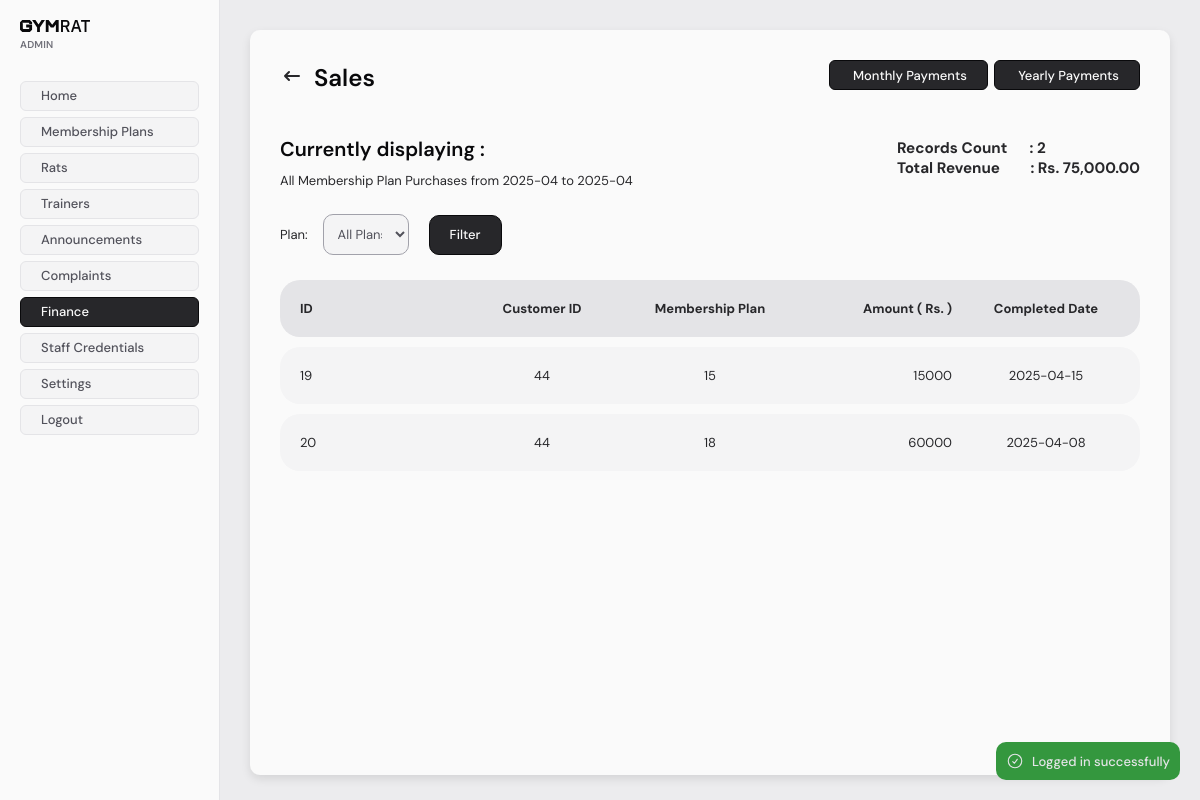
The page /staff/admin/finance/sales (signed in) on the database as committed earlier.
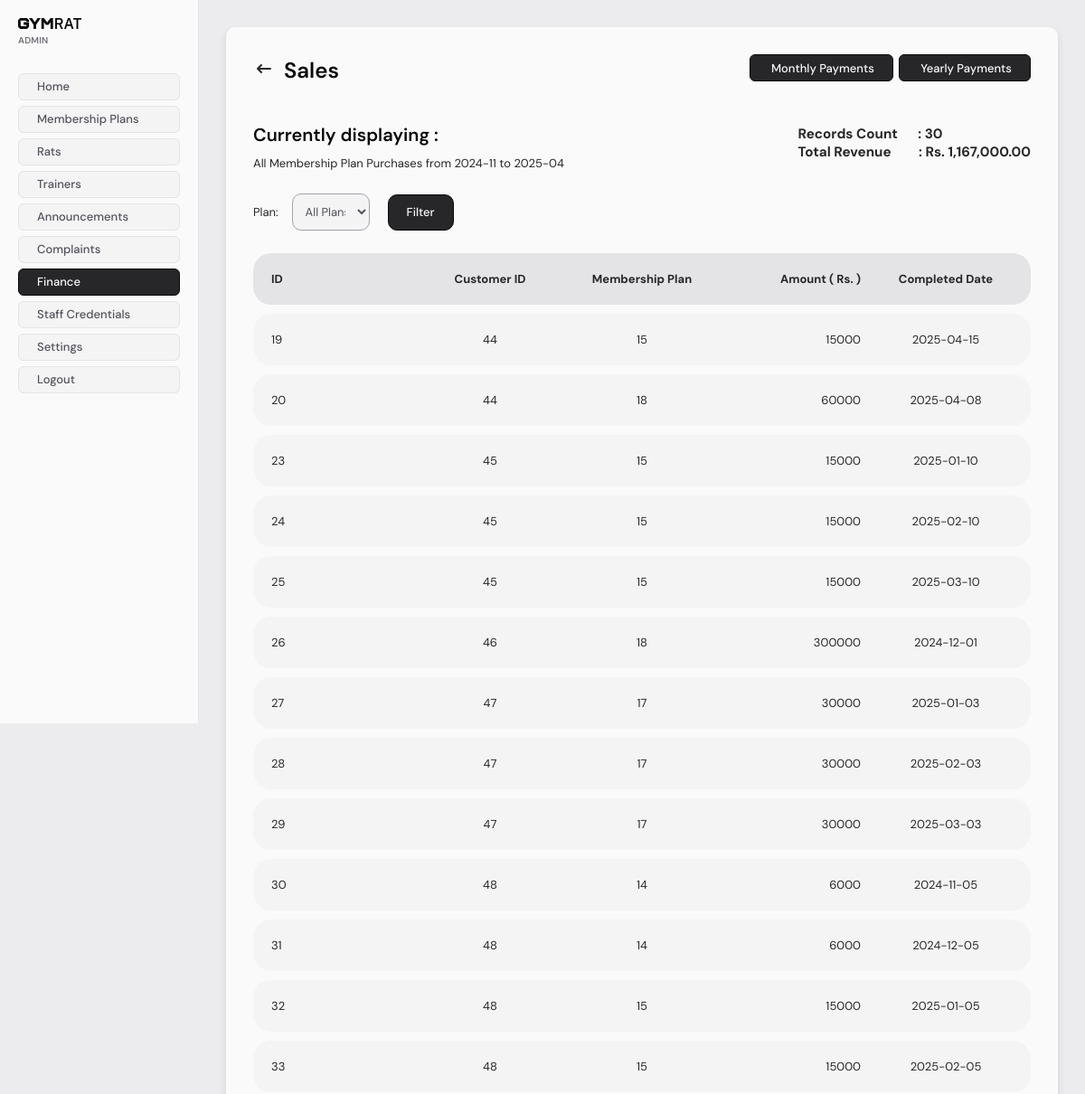
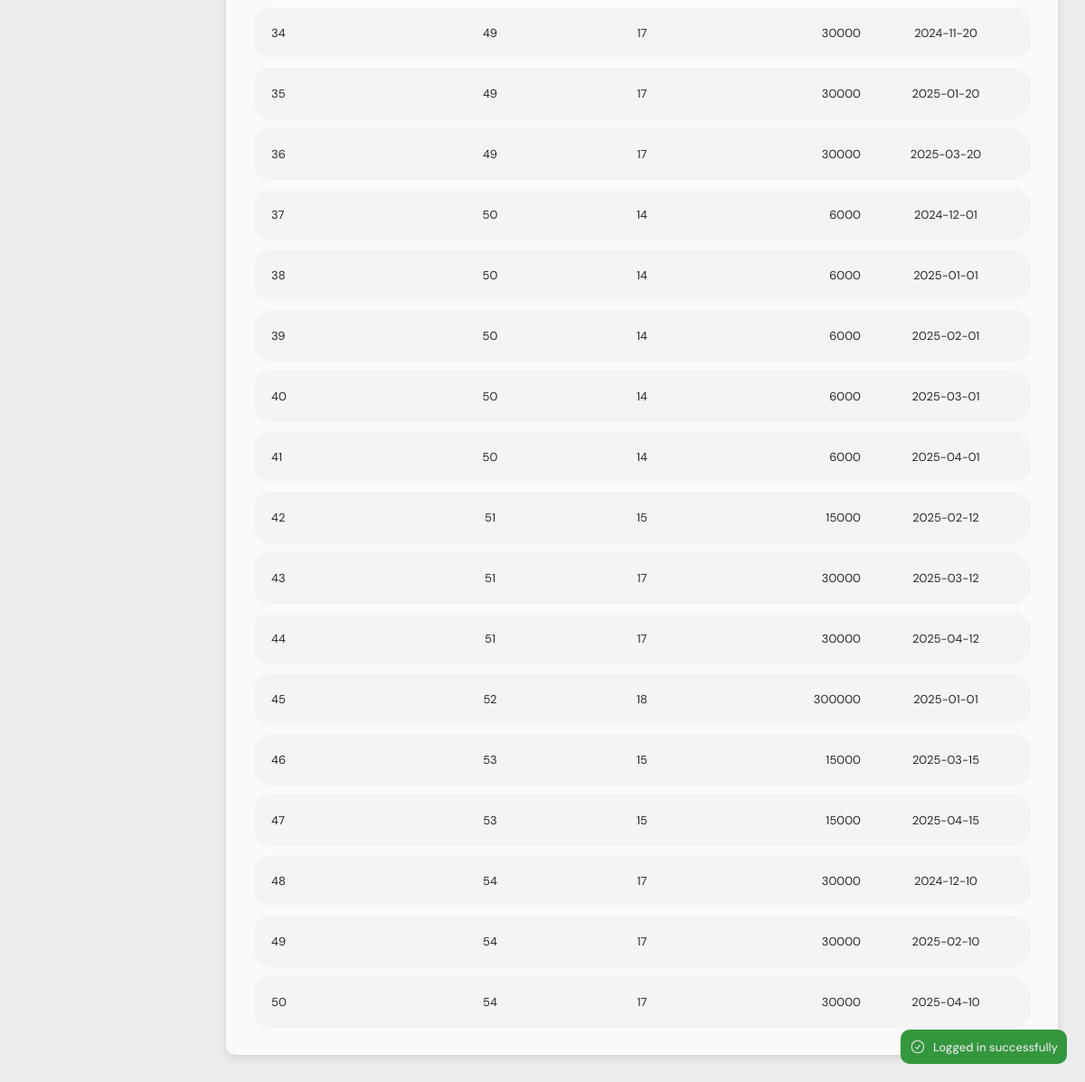
The same page on the database as committed later (2 pictures, top to bottom).
### tables this page shows
CREATE TABLE `membership_payments` (
  `id` int NOT NULL,
  `customer` int NOT NULL,
  `membership_plan` int NOT NULL,
  `amount` double NOT NULL,
  `completed_at` datetime DEFAULT NULL,
  `created_at` datetime NOT NULL DEFAULT CURRENT_TIMESTAMP
);

### src/staff/admin/pageconfig.php (called while the page is built)
<?php
$title = isset($pageTitle) ? $pageTitle : null;
$sidebarActive = isset($sidebarActive) ? $sidebarActive : null;
$styles = isset($pageStyles) ? $pageStyles : [];
$scripts = isset($pageScripts) ? $pageScripts : [];
$pageConfig = [
    "title" => ($title ?  $title . " | "  : "") . "Admin",
    "sidebar" => [
        "title" => "Admin",
        "links" => [
            ["text" => "Home", "href" => "/staff/admin/index.php"],
            ["text" => "Membership Plans", "href" => "/staff/admin/membership-plans/index.php"],
            ["text" => "Rats", "href" => "/staff/admin/rats/index.php"],
            ["text" => "Trainers", "href" => "/staff/admin/trainers/index.php"],
            ["text" => "Announcements", "href" => "/staff/admin/announcements/index.php"],
            ["text" => "Complaints", "href" => "/staff/admin/complaints/index.php"],
            ["text" => "Finance", "href" => "/staff/admin/finance/index.php"],
            ["text" => "Staff Credentials", "href" => "/staff/admin/credentials/index.php"],
            ["text" => "Settings", "href" => "/staff/admin/settings/index.php"],
        ],
        "active" => $sidebarActive
    ],
    "styles" => $styles,
    "scripts" => $scripts
];

### src/db/Database.php (called while the page is built, shortened)
<?php
class Database
{
    private static null|Database $instance = null;
    private $CONFIG = [
        "host" => "gymrat_db",
        "username" => "root",
        "password" => "123456",
        "dbname" => "gymrat",
    ];
    private function __construct()
    {
        try {
            $tz = (new DateTime('now', new DateTimeZone('Asia/Colombo')))->format('P');
            $this->conn = new PDO(
                "mysql:host=" . $this->CONFIG['host'] . ";dbname=" . $this->CONFIG['dbname'],
                $this->CONFIG['username'],
                $this->CONFIG['password'],
                [
                    \PDO::ATTR_ERRMODE => \PDO::ERRMODE_EXCEPTION,
                    \PDO::MYSQL_ATTR_INIT_COMMAND => "SET time_zone='$tz'"
                ]
            );
        } catch (PDOException  $e) {
            die("database connection failed: " . $e->getMessage());
        }
    }
    public static function get_conn()
    {
        if (!self::$instance) {
            self::$instance = new Database();
        }
        return self::$instance->conn;
    }
}

### src/db/Model.php (called while the page is built, shortened)
<?php
require_once __DIR__ . "/Database.php";
abstract class Model
{
    public function __construct()
    {
        $this->conn = Database::get_conn();
    }
}

### src/db/models/MembershipPayment.php (called while the page is built, shortened)
<?php
require_once __DIR__ . "/../Model.php";
class MembershipPayment extends Model
{
    protected $table = "membership_payments";
    public function fill(array $data)
    {
        $this->id = $data['id'] ?? 0;
        $this->customer = $data['customer'] ?? 0;
        $this->membership_plan = $data['membership_plan'] ?? 0;
        $this->amount = $data['amount'] ?? 0.0;
        $this->completed_at = isset($data['completed_at']) ? new DateTime($data['completed_at']) : null;
    }
    public function get_all(int $show_incomplete = 0): array
    {
        $sql = "SELECT * FROM $this->table";
        if ($show_incomplete === 0) {
            $sql .= " WHERE completed_at IS NOT NULL";
        }
        $stmt = $this->conn->prepare($sql);
        $stmt->execute();
        $items = $stmt->fetchAll();
        return array_map(function ($item) {
            $record = new MembershipPayment();
            $record->fill($item);
            return $record;
        }, $items);
    }
}

### src/staff/admin/finance/sales/index.php (the view, shortened to what the changed rows need)
<?php
require_once "../../../../alerts/functions.php";
require_once "../../../../db/models/MembershipPayment.php";
$pageTitle = "Sales";
$pageStyles = ["../finance.css"];
$sidebarActive = 7;
$get_plan = $_GET['plan'] ?? 0;
$sales = null;
$membership_titles = null;
$membershipPaymentModel = new MembershipPayment();
$membershipPlanModel = new MembershipPlan();
try {
    $sales = $membershipPaymentModel->get_all();
    $membership_titles = $membershipPlanModel->get_all_titles();
} catch (Exception $e) {
    redirect_with_error_alert("Failed to fetch sales details: " . $e->getMessage(), "/staff/admin/finance");
    exit;
}
$earliest_payment_month_year = null;
$latest_payment_month_year = null;
$completed_dates = array_filter(array_map(fn($sale) => $sale->completed_at, $sales), fn($date) => $date !== null);
if (!empty($completed_dates)) {
    $earliest_payment = min($completed_dates);
    $latest_payment = max($completed_dates);
    $earliest_payment_month_year = $earliest_payment ? $earliest_payment->format('Y-m') : null;
    $latest_payment_month_year = $latest_payment ? $latest_payment->format('Y-m') : null;
}
$record_count = 0;
$total_revenue = 0;
if (!empty($sales)) {
    $completed_sales = array_filter($sales, fn($sale) => $sale->completed_at !== null);
    $record_count = count($completed_sales);
    $total_revenue = array_sum(array_map(fn($sale) => $sale->amount, $completed_sales));
}
$menuBarConfig = [
    "title" => $pageTitle,
    "showBack" => true,
    "goBackTo" => "/staff/admin/finance",
    "useLink" => true,
    "options" => [
        ["title" => "Monthly Payments", "href" => "/staff/admin/finance/sales/monthly/index.php", "type" => "secondary"],
        ["title" => "Yearly Payments", "href" => "/staff/admin/finance/sales/yearly/index.php", "type" => "secondary"]
    ]
];
require_once "../../pageconfig.php";
require_once "../../../includes/header.php";
require_once "../../../includes/sidebar.php";
?>
<main>
    <div class="staff-base-container">
        <?php require_once "../../../includes/menubar.php"; ?>
        <div style="display: grid; grid-template-columns: 1fr 1fr; gap: 20px; margin: 20px 10px;">
            <div style="grid-column: 1; align-self: start; justify-self: start; text-align: left;">
                <h1 style="margin: 10px 0;">Currently displaying : </h1>
                <p>
                    <?= ($get_plan) ? $membership_titles[$get_plan] : "All" ?> Membership Plan Purchases <?=
                     ($earliest_payment_month_year && $latest_payment_month_year) ? "from " . $earliest_payment_month_year . " to " . $latest_payment_month_year : "" ?>
                </p>
            </div>
            <div style="grid-column: 2; align-self: center; justify-self: end; text-align: left;">
                <h3>Records Count&emsp;&nbsp;&nbsp;: <?= $record_count ?></h3>
                <h3>Total Revenue&emsp;&emsp;: Rs. <?= number_format($total_revenue, 2) ?></h3>
            </div>
        </div>
        <div style="margin: 10px;">
            <?php foreach ($sales as $sale): ?>
                <a href="/staff/admin/finance/sales/view/index.php?id=<?= $sale->id ?>">
                    <div class="payment-list-item background-color-zinc-100" style="display: grid; grid-template-columns: repeat(5, 1fr); text-align: center;">
                        <div style="text-align: left;"><?= htmlspecialchars($sale->id) ?></div>
                        <div><?= htmlspecialchars($sale->customer) ?></div>
                        <div><?= htmlspecialchars($sale->membership_plan) ?></div>
                        <div style="text-align: right;"><?= htmlspecialchars($sale->amount) ?></div>
                        <div><?= htmlspecialchars(($sale->completed_at) ? $sale->completed_at->format('Y-m-d') : "Incomplete") ?></div>
                    </div>
                </a>
            <?php endforeach; ?>
        </div>
    </div>
</main>
<?php require_once "../../../includes/footer.php"; ?>

### src/staff/includes/sidebar.php (shortened to what the changed rows need)
<?php
$links = [];
$active = null;
if (isset($pageConfig)) {
    if (isset($pageConfig['sidebar'])) {
        if (isset($pageConfig['sidebar']['active'])) {
            $active = $pageConfig['sidebar']['active'];
        }
        if (isset($pageConfig['sidebar']['links'])) {
            $links = $pageConfig['sidebar']['links'];
        }
    }
}
?>
<header class="sidebar">
    <div class="links">
        <?php foreach ($links as $index => $link) : ?>
            <a href="<?php echo $link['href'] ?>" <?php echo $index === $active - 1 ? 'class="active"' : '' ?>><?php echo $link['text'] ?></a>
        <?php endforeach; ?>
        <a href="/staff/logout.php">Logout</a>
    </div>
</header>

### src/staff/includes/menubar.php (shortened to what the changed rows need)
<?php
$title = "MenuBar";
$options = null;
$useLink = false;
if (isset($menuBarConfig)) {
    if (isset($menuBarConfig['title'])) {
        $title = $menuBarConfig['title'];
    }
    if (isset($menuBarConfig['options'])) {
        $options = $menuBarConfig['options'];
    }
    if (isset($menuBarConfig['useLink'])) {
        $useLink = $menuBarConfig['useLink'];
    }
}
?>
<div class="menu-bar">
    <div style="display: flex; align-items: center;">
        <h1 class="alt"><?= $title ?></h1>
    </div>
    <div style="display: flex; align-items: center; gap: 6px;">
        <?php if ($useLink && $options): ?>
            <?php foreach ($options as $option): ?>
                <a href="<?= $option['href'] ?>" class="staff-button <?= empty($option['type']) ? 'primary' : $option['type'] ?>">
                    &nbsp;<?= $option['title'] ?>
                </a>
            <?php endforeach; ?>
        <?php endif; ?>
    </div>
</div>

Rows that differ between the two databases and show on the page:
added membership_payments: id "23", customer "45", membership_plan "15", amount "15000", completed_at "2025-01-10"
added membership_payments: id "24", customer "45", membership_plan "15", amount "15000", completed_at "2025-02-10"
added membership_payments: id "25", customer "45", membership_plan "15", amount "15000", completed_at "2025-03-10"
added membership_payments: id "26", customer "46", membership_plan "18", amount "300000", completed_at "2024-12-01"
added membership_payments: id "27", customer "47", membership_plan "17", amount "30000", completed_at "2025-01-03"
added membership_payments: id "28", customer "47", membership_plan "17", amount "30000", completed_at "2025-02-03"
added membership_payments: id "29", customer "47", membership_plan "17", amount "30000", completed_at "2025-03-03"
added membership_payments: id "30", customer "48", membership_plan "14", amount "6000", completed_at "2024-11-05"
added membership_payments: id "31", customer "48", membership_plan "14", amount "6000", completed_at "2024-12-05"
added membership_payments: id "32", customer "48", membership_plan "15", amount "15000", completed_at "2025-01-05"
added membership_payments: id "33", customer "48", membership_plan "15", amount "15000", completed_at "2025-02-05"
added membership_payments: id "34", customer "49", membership_plan "17", amount "30000", completed_at "2024-11-20"
added membership_payments: id "35", customer "49", membership_plan "17", amount "30000", completed_at "2025-01-20"
added membership_payments: id "36", customer "49", membership_plan "17", amount "30000", completed_at "2025-03-20"
added membership_payments: id "37", customer "50", membership_plan "14", amount "6000", completed_at "2024-12-01"
added membership_payments: id "38", customer "50", membership_plan "14", amount "6000", completed_at "2025-01-01"
added membership_payments: id "39", customer "50", membership_plan "14", amount "6000", completed_at "2025-02-01"
added membership_payments: id "40", customer "50", membership_plan "14", amount "6000", completed_at "2025-03-01"
added membership_payments: id "41", customer "50", membership_plan "14", amount "6000", completed_at "2025-04-01"
added membership_payments: id "42", customer "51", membership_plan "15", amount "15000", completed_at "2025-02-12"
added membership_payments: id "43", customer "51", membership_plan "17", amount "30000", completed_at "2025-03-12"
added membership_payments: id "44", customer "51", membership_plan "17", amount "30000", completed_at "2025-04-12"
added membership_payments: id "45", customer "52", membership_plan "18", amount "300000", completed_at "2025-01-01"
added membership_payments: id "46", customer "53", membership_plan "15", amount "15000", completed_at "2025-03-15"
added membership_payments: id "47", customer "53", membership_plan "15", amount "15000", completed_at "2025-04-15"
added membership_payments: id "48", customer "54", membership_plan "17", amount "30000", completed_at "2024-12-10"
added membership_payments: id "49", customer "54", membership_plan "17", amount "30000", completed_at "2025-02-10"
added membership_payments: id "50", customer "54", membership_plan "17", amount "30000", completed_at "2025-04-10"
Other text that changed with them:
$earliest_payment_month_year: "2025-04" → "2024-11"
$record_count: "2" → "30"
$total_revenue: "75,000.00" → "1,167,000.00"
